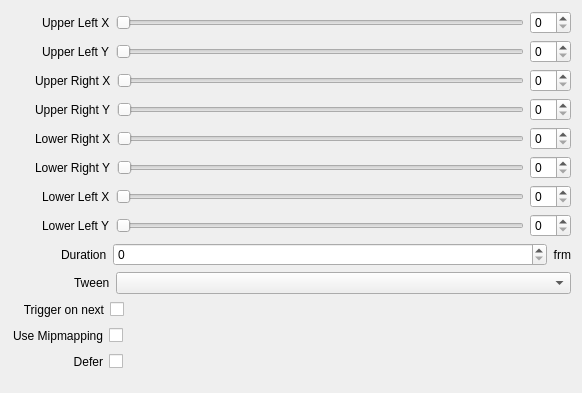
<?xml version="1.0" encoding="UTF-8"?>
<ui version="4.0">
 <class>InspectorPerspectiveWidget</class>
 <widget class="QWidget" name="InspectorPerspectiveWidget">
  <property name="geometry">
   <rect>
    <x>0</x>
    <y>0</y>
    <width>582</width>
    <height>392</height>
   </rect>
  </property>
  <property name="sizePolicy">
   <sizepolicy hsizetype="Expanding" vsizetype="Preferred">
    <horstretch>0</horstretch>
    <verstretch>0</verstretch>
   </sizepolicy>
  </property>
  <layout class="QVBoxLayout" name="verticalLayout">
   <item>
    <layout class="QHBoxLayout" name="horizontalLayoutUpperLeftX">
     <item>
      <spacer name="horizontalSpacerUpperLeftX">
       <property name="orientation">
        <enum>Qt::Horizontal</enum>
       </property>
       <property name="sizeType">
        <enum>QSizePolicy::Fixed</enum>
       </property>
       <property name="sizeHint" stdset="0">
        <size>
         <width>31</width>
         <height>20</height>
        </size>
       </property>
      </spacer>
     </item>
     <item>
      <widget class="QLabel" name="labelUpperLeftX">
       <property name="text">
        <string>Upper Left X</string>
       </property>
      </widget>
     </item>
     <item>
      <widget class="QSlider" name="sliderUpperLeftX">
       <property name="orientation">
        <enum>Qt::Horizontal</enum>
       </property>
      </widget>
     </item>
     <item>
      <widget class="QSpinBox" name="spinBoxUpperLeftX"/>
     </item>
    </layout>
   </item>
   <item>
    <layout class="QHBoxLayout" name="horizontalLayoutUpperLeftY">
     <item>
      <spacer name="horizontalSpacerUpperLeftY">
       <property name="orientation">
        <enum>Qt::Horizontal</enum>
       </property>
       <property name="sizeType">
        <enum>QSizePolicy::Fixed</enum>
       </property>
       <property name="sizeHint" stdset="0">
        <size>
         <width>31</width>
         <height>20</height>
        </size>
       </property>
      </spacer>
     </item>
     <item>
      <widget class="QLabel" name="labelUpperLeftY">
       <property name="text">
        <string>Upper Left Y</string>
       </property>
      </widget>
     </item>
     <item>
      <widget class="QSlider" name="sliderUpperLeftY">
       <property name="orientation">
        <enum>Qt::Horizontal</enum>
       </property>
      </widget>
     </item>
     <item>
      <widget class="QSpinBox" name="spinBoxUpperLeftY"/>
     </item>
    </layout>
   </item>
   <item>
    <layout class="QHBoxLayout" name="horizontalLayoutUpperRightX">
     <item>
      <spacer name="horizontalSpacerUpperRightX">
       <property name="orientation">
        <enum>Qt::Horizontal</enum>
       </property>
       <property name="sizeType">
        <enum>QSizePolicy::Fixed</enum>
       </property>
       <property name="sizeHint" stdset="0">
        <size>
         <width>24</width>
         <height>20</height>
        </size>
       </property>
      </spacer>
     </item>
     <item>
      <widget class="QLabel" name="labelUpperRightX">
       <property name="text">
        <string>Upper Right X</string>
       </property>
      </widget>
     </item>
     <item>
      <widget class="QSlider" name="sliderUpperRightX">
       <property name="orientation">
        <enum>Qt::Horizontal</enum>
       </property>
      </widget>
     </item>
     <item>
      <widget class="QSpinBox" name="spinBoxUpperRightX"/>
     </item>
    </layout>
   </item>
   <item>
    <layout class="QHBoxLayout" name="horizontalLayoutUpperRightY">
     <item>
      <spacer name="horizontalSpacerUpperRightY">
       <property name="orientation">
        <enum>Qt::Horizontal</enum>
       </property>
       <property name="sizeType">
        <enum>QSizePolicy::Fixed</enum>
       </property>
       <property name="sizeHint" stdset="0">
        <size>
         <width>24</width>
         <height>20</height>
        </size>
       </property>
      </spacer>
     </item>
     <item>
      <widget class="QLabel" name="labelUpperRightY">
       <property name="text">
        <string>Upper Right Y</string>
       </property>
      </widget>
     </item>
     <item>
      <widget class="QSlider" name="sliderUpperRightY">
       <property name="orientation">
        <enum>Qt::Horizontal</enum>
       </property>
      </widget>
     </item>
     <item>
      <widget class="QSpinBox" name="spinBoxUpperRightY"/>
     </item>
    </layout>
   </item>
   <item>
    <layout class="QHBoxLayout" name="horizontalLayoutLowerRightX">
     <item>
      <spacer name="horizontalSpacerLowerRightX">
       <property name="orientation">
        <enum>Qt::Horizontal</enum>
       </property>
       <property name="sizeType">
        <enum>QSizePolicy::Fixed</enum>
       </property>
       <property name="sizeHint" stdset="0">
        <size>
         <width>24</width>
         <height>20</height>
        </size>
       </property>
      </spacer>
     </item>
     <item>
      <widget class="QLabel" name="labelLowerRightX">
       <property name="text">
        <string>Lower Right X</string>
       </property>
      </widget>
     </item>
     <item>
      <widget class="QSlider" name="sliderLowerRightX">
       <property name="orientation">
        <enum>Qt::Horizontal</enum>
       </property>
      </widget>
     </item>
     <item>
      <widget class="QSpinBox" name="spinBoxLowerRightX"/>
     </item>
    </layout>
   </item>
   <item>
    <layout class="QHBoxLayout" name="horizontalLayoutLowerRightY">
     <item>
      <spacer name="horizontalSpacerLowerRightY">
       <property name="orientation">
        <enum>Qt::Horizontal</enum>
       </property>
       <property name="sizeType">
        <enum>QSizePolicy::Fixed</enum>
       </property>
       <property name="sizeHint" stdset="0">
        <size>
         <width>24</width>
         <height>20</height>
        </size>
       </property>
      </spacer>
     </item>
     <item>
      <widget class="QLabel" name="labelLowerRightY">
       <property name="text">
        <string>Lower Right Y</string>
       </property>
      </widget>
     </item>
     <item>
      <widget class="QSlider" name="sliderLowerRightY">
       <property name="orientation">
        <enum>Qt::Horizontal</enum>
       </property>
      </widget>
     </item>
     <item>
      <widget class="QSpinBox" name="spinBoxLowerRightY"/>
     </item>
    </layout>
   </item>
   <item>
    <layout class="QHBoxLayout" name="horizontalLayoutLowerLeftX">
     <item>
      <spacer name="horizontalSpacerLowerLeftX">
       <property name="orientation">
        <enum>Qt::Horizontal</enum>
       </property>
       <property name="sizeType">
        <enum>QSizePolicy::Fixed</enum>
       </property>
       <property name="sizeHint" stdset="0">
        <size>
         <width>31</width>
         <height>20</height>
        </size>
       </property>
      </spacer>
     </item>
     <item>
      <widget class="QLabel" name="labelLowerLeftX">
       <property name="text">
        <string>Lower Left X</string>
       </property>
      </widget>
     </item>
     <item>
      <widget class="QSlider" name="sliderLowerLeftX">
       <property name="orientation">
        <enum>Qt::Horizontal</enum>
       </property>
      </widget>
     </item>
     <item>
      <widget class="QSpinBox" name="spinBoxLowerLeftX"/>
     </item>
    </layout>
   </item>
   <item>
    <layout class="QHBoxLayout" name="horizontalLayoutLowerLeftY">
     <item>
      <spacer name="horizontalSpacerLowerLeftY">
       <property name="orientation">
        <enum>Qt::Horizontal</enum>
       </property>
       <property name="sizeType">
        <enum>QSizePolicy::Fixed</enum>
       </property>
       <property name="sizeHint" stdset="0">
        <size>
         <width>31</width>
         <height>20</height>
        </size>
       </property>
      </spacer>
     </item>
     <item>
      <widget class="QLabel" name="labelLowerLeftY">
       <property name="text">
        <string>Lower Left Y</string>
       </property>
      </widget>
     </item>
     <item>
      <widget class="QSlider" name="sliderLowerLeftY">
       <property name="orientation">
        <enum>Qt::Horizontal</enum>
       </property>
      </widget>
     </item>
     <item>
      <widget class="QSpinBox" name="spinBoxLowerLeftY"/>
     </item>
    </layout>
   </item>
   <item>
    <layout class="QHBoxLayout" name="horizontalLayoutTransitionDuration">
     <item>
      <spacer name="horizontalSpacerTransitionDuration">
       <property name="orientation">
        <enum>Qt::Horizontal</enum>
       </property>
       <property name="sizeType">
        <enum>QSizePolicy::Fixed</enum>
       </property>
       <property name="sizeHint" stdset="0">
        <size>
         <width>50</width>
         <height>20</height>
        </size>
       </property>
      </spacer>
     </item>
     <item>
      <widget class="QLabel" name="labelTransitionDuration">
       <property name="text">
        <string>Duration</string>
       </property>
      </widget>
     </item>
     <item>
      <widget class="QSpinBox" name="spinBoxTransitionDuration">
       <property name="sizePolicy">
        <sizepolicy hsizetype="Expanding" vsizetype="Fixed">
         <horstretch>0</horstretch>
         <verstretch>0</verstretch>
        </sizepolicy>
       </property>
       <property name="maximum">
        <number>999</number>
       </property>
      </widget>
     </item>
     <item>
      <widget class="QLabel" name="labelFrm1">
       <property name="text">
        <string>frm</string>
       </property>
       <property name="alignment">
        <set>Qt::AlignRight|Qt::AlignTrailing|Qt::AlignVCenter</set>
       </property>
      </widget>
     </item>
    </layout>
   </item>
   <item>
    <layout class="QHBoxLayout" name="horizontalLayoutTween">
     <item>
      <spacer name="horizontalSpacerTween">
       <property name="orientation">
        <enum>Qt::Horizontal</enum>
       </property>
       <property name="sizeType">
        <enum>QSizePolicy::Fixed</enum>
       </property>
       <property name="sizeHint" stdset="0">
        <size>
         <width>63</width>
         <height>20</height>
        </size>
       </property>
      </spacer>
     </item>
     <item>
      <widget class="QLabel" name="labelEasing">
       <property name="text">
        <string>Tween</string>
       </property>
      </widget>
     </item>
     <item>
      <widget class="QComboBox" name="comboBoxTween">
       <property name="sizePolicy">
        <sizepolicy hsizetype="Expanding" vsizetype="Fixed">
         <horstretch>0</horstretch>
         <verstretch>0</verstretch>
        </sizepolicy>
       </property>
      </widget>
     </item>
    </layout>
   </item>
   <item>
    <layout class="QHBoxLayout" name="horizontalLayoutTriggerOnNext">
     <item>
      <spacer name="horizontalSpacerTriggerOnNext1">
       <property name="orientation">
        <enum>Qt::Horizontal</enum>
       </property>
       <property name="sizeType">
        <enum>QSizePolicy::Fixed</enum>
       </property>
       <property name="sizeHint" stdset="0">
        <size>
         <width>11</width>
         <height>20</height>
        </size>
       </property>
      </spacer>
     </item>
     <item>
      <widget class="QLabel" name="labelTriggerOnNext">
       <property name="text">
        <string>Trigger on next</string>
       </property>
       <property name="alignment">
        <set>Qt::AlignRight|Qt::AlignTrailing|Qt::AlignVCenter</set>
       </property>
      </widget>
     </item>
     <item>
      <widget class="QCheckBox" name="checkBoxTriggerOnNext">
       <property name="layoutDirection">
        <enum>Qt::RightToLeft</enum>
       </property>
       <property name="text">
        <string/>
       </property>
      </widget>
     </item>
     <item>
      <spacer name="horizontalSpacerTriggerOnNext2">
       <property name="orientation">
        <enum>Qt::Horizontal</enum>
       </property>
       <property name="sizeHint" stdset="0">
        <size>
         <width>40</width>
         <height>20</height>
        </size>
       </property>
      </spacer>
     </item>
    </layout>
   </item>
   <item>
    <layout class="QHBoxLayout" name="horizontalLayoutUseMipmap">
     <item>
      <spacer name="horizontalSpacerUseMipmap1">
       <property name="orientation">
        <enum>Qt::Horizontal</enum>
       </property>
       <property name="sizeType">
        <enum>QSizePolicy::Fixed</enum>
       </property>
       <property name="sizeHint" stdset="0">
        <size>
         <width>2</width>
         <height>20</height>
        </size>
       </property>
      </spacer>
     </item>
     <item>
      <widget class="QLabel" name="labelUseMipmap">
       <property name="text">
        <string>Use Mipmapping</string>
       </property>
       <property name="alignment">
        <set>Qt::AlignRight|Qt::AlignTrailing|Qt::AlignVCenter</set>
       </property>
      </widget>
     </item>
     <item>
      <widget class="QCheckBox" name="checkBoxUseMipmap">
       <property name="layoutDirection">
        <enum>Qt::RightToLeft</enum>
       </property>
       <property name="text">
        <string/>
       </property>
      </widget>
     </item>
     <item>
      <spacer name="horizontalSpacerUseMipmap2">
       <property name="orientation">
        <enum>Qt::Horizontal</enum>
       </property>
       <property name="sizeHint" stdset="0">
        <size>
         <width>40</width>
         <height>20</height>
        </size>
       </property>
      </spacer>
     </item>
    </layout>
   </item>
   <item>
    <layout class="QHBoxLayout" name="horizontalLayoutDefer">
     <item>
      <spacer name="horizontalSpacerDefer1">
       <property name="orientation">
        <enum>Qt::Horizontal</enum>
       </property>
       <property name="sizeType">
        <enum>QSizePolicy::Fixed</enum>
       </property>
       <property name="sizeHint" stdset="0">
        <size>
         <width>62</width>
         <height>20</height>
        </size>
       </property>
      </spacer>
     </item>
     <item>
      <widget class="QLabel" name="labelDefer">
       <property name="text">
        <string>Defer</string>
       </property>
       <property name="alignment">
        <set>Qt::AlignRight|Qt::AlignTrailing|Qt::AlignVCenter</set>
       </property>
      </widget>
     </item>
     <item>
      <widget class="QCheckBox" name="checkBoxDefer">
       <property name="layoutDirection">
        <enum>Qt::RightToLeft</enum>
       </property>
       <property name="text">
        <string/>
       </property>
      </widget>
     </item>
     <item>
      <spacer name="horizontalSpacerDefer2">
       <property name="orientation">
        <enum>Qt::Horizontal</enum>
       </property>
       <property name="sizeHint" stdset="0">
        <size>
         <width>40</width>
         <height>20</height>
        </size>
       </property>
      </spacer>
     </item>
    </layout>
   </item>
   <item>
    <spacer name="verticalSpacerPerspective">
     <property name="orientation">
      <enum>Qt::Vertical</enum>
     </property>
     <property name="sizeType">
      <enum>QSizePolicy::Fixed</enum>
     </property>
     <property name="sizeHint" stdset="0">
      <size>
       <width>20</width>
       <height>10</height>
      </size>
     </property>
    </spacer>
   </item>
  </layout>
 </widget>
 <resources/>
 <connections>
  <connection>
   <sender>spinBoxTransitionDuration</sender>
   <signal>valueChanged(int)</signal>
   <receiver>InspectorPerspectiveWidget</receiver>
   <slot>transitionDurationChanged(int)</slot>
   <hints>
    <hint type="sourcelabel">
     <x>213</x>
     <y>253</y>
    </hint>
    <hint type="destinationlabel">
     <x>206</x>
     <y>130</y>
    </hint>
   </hints>
  </connection>
  <connection>
   <sender>comboBoxTween</sender>
   <signal>currentIndexChanged(QString)</signal>
   <receiver>InspectorPerspectiveWidget</receiver>
   <slot>tweenChanged(QString)</slot>
   <hints>
    <hint type="sourcelabel">
     <x>235</x>
     <y>281</y>
    </hint>
    <hint type="destinationlabel">
     <x>206</x>
     <y>160</y>
    </hint>
   </hints>
  </connection>
  <connection>
   <sender>checkBoxDefer</sender>
   <signal>stateChanged(int)</signal>
   <receiver>InspectorPerspectiveWidget</receiver>
   <slot>deferChanged(int)</slot>
   <hints>
    <hint type="sourcelabel">
     <x>123</x>
     <y>361</y>
    </hint>
    <hint type="destinationlabel">
     <x>210</x>
     <y>198</y>
    </hint>
   </hints>
  </connection>
  <connection>
   <sender>checkBoxTriggerOnNext</sender>
   <signal>stateChanged(int)</signal>
   <receiver>InspectorPerspectiveWidget</receiver>
   <slot>triggerOnNextChanged(int)</slot>
   <hints>
    <hint type="sourcelabel">
     <x>109</x>
     <y>305</y>
    </hint>
    <hint type="destinationlabel">
     <x>245</x>
     <y>178</y>
    </hint>
   </hints>
  </connection>
  <connection>
   <sender>sliderUpperLeftX</sender>
   <signal>valueChanged(int)</signal>
   <receiver>InspectorPerspectiveWidget</receiver>
   <slot>sliderUpperLeftXChanged(int)</slot>
   <hints>
    <hint type="sourcelabel">
     <x>154</x>
     <y>23</y>
    </hint>
    <hint type="destinationlabel">
     <x>0</x>
     <y>21</y>
    </hint>
   </hints>
  </connection>
  <connection>
   <sender>sliderUpperLeftY</sender>
   <signal>valueChanged(int)</signal>
   <receiver>InspectorPerspectiveWidget</receiver>
   <slot>sliderUpperLeftYChanged(int)</slot>
   <hints>
    <hint type="sourcelabel">
     <x>142</x>
     <y>46</y>
    </hint>
    <hint type="destinationlabel">
     <x>0</x>
     <y>46</y>
    </hint>
   </hints>
  </connection>
  <connection>
   <sender>sliderUpperRightX</sender>
   <signal>valueChanged(int)</signal>
   <receiver>InspectorPerspectiveWidget</receiver>
   <slot>sliderUpperRightXChanged(int)</slot>
   <hints>
    <hint type="sourcelabel">
     <x>162</x>
     <y>72</y>
    </hint>
    <hint type="destinationlabel">
     <x>0</x>
     <y>79</y>
    </hint>
   </hints>
  </connection>
  <connection>
   <sender>sliderUpperRightY</sender>
   <signal>valueChanged(int)</signal>
   <receiver>InspectorPerspectiveWidget</receiver>
   <slot>sliderUpperRightYChanged(int)</slot>
   <hints>
    <hint type="sourcelabel">
     <x>156</x>
     <y>104</y>
    </hint>
    <hint type="destinationlabel">
     <x>2</x>
     <y>104</y>
    </hint>
   </hints>
  </connection>
  <connection>
   <sender>sliderLowerRightX</sender>
   <signal>valueChanged(int)</signal>
   <receiver>InspectorPerspectiveWidget</receiver>
   <slot>sliderLowerRightXChanged(int)</slot>
   <hints>
    <hint type="sourcelabel">
     <x>209</x>
     <y>127</y>
    </hint>
    <hint type="destinationlabel">
     <x>4</x>
     <y>133</y>
    </hint>
   </hints>
  </connection>
  <connection>
   <sender>sliderLowerRightY</sender>
   <signal>valueChanged(int)</signal>
   <receiver>InspectorPerspectiveWidget</receiver>
   <slot>sliderLowerRightYChanged(int)</slot>
   <hints>
    <hint type="sourcelabel">
     <x>282</x>
     <y>158</y>
    </hint>
    <hint type="destinationlabel">
     <x>0</x>
     <y>164</y>
    </hint>
   </hints>
  </connection>
  <connection>
   <sender>sliderLowerLeftX</sender>
   <signal>valueChanged(int)</signal>
   <receiver>InspectorPerspectiveWidget</receiver>
   <slot>sliderLowerLeftXChanged(int)</slot>
   <hints>
    <hint type="sourcelabel">
     <x>209</x>
     <y>182</y>
    </hint>
    <hint type="destinationlabel">
     <x>3</x>
     <y>193</y>
    </hint>
   </hints>
  </connection>
  <connection>
   <sender>sliderLowerLeftY</sender>
   <signal>valueChanged(int)</signal>
   <receiver>InspectorPerspectiveWidget</receiver>
   <slot>sliderLowerLeftYChanged(int)</slot>
   <hints>
    <hint type="sourcelabel">
     <x>405</x>
     <y>215</y>
    </hint>
    <hint type="destinationlabel">
     <x>0</x>
     <y>233</y>
    </hint>
   </hints>
  </connection>
  <connection>
   <sender>spinBoxUpperLeftX</sender>
   <signal>valueChanged(int)</signal>
   <receiver>InspectorPerspectiveWidget</receiver>
   <slot>spinBoxUpperLeftXChanged(int)</slot>
   <hints>
    <hint type="sourcelabel">
     <x>561</x>
     <y>17</y>
    </hint>
    <hint type="destinationlabel">
     <x>581</x>
     <y>21</y>
    </hint>
   </hints>
  </connection>
  <connection>
   <sender>spinBoxUpperLeftY</sender>
   <signal>valueChanged(int)</signal>
   <receiver>InspectorPerspectiveWidget</receiver>
   <slot>spinBoxUpperLeftYChanged(int)</slot>
   <hints>
    <hint type="sourcelabel">
     <x>553</x>
     <y>43</y>
    </hint>
    <hint type="destinationlabel">
     <x>581</x>
     <y>50</y>
    </hint>
   </hints>
  </connection>
  <connection>
   <sender>spinBoxUpperRightX</sender>
   <signal>valueChanged(int)</signal>
   <receiver>InspectorPerspectiveWidget</receiver>
   <slot>spinBoxUpperRightXChanged(int)</slot>
   <hints>
    <hint type="sourcelabel">
     <x>563</x>
     <y>76</y>
    </hint>
    <hint type="destinationlabel">
     <x>581</x>
     <y>77</y>
    </hint>
   </hints>
  </connection>
  <connection>
   <sender>spinBoxUpperRightY</sender>
   <signal>valueChanged(int)</signal>
   <receiver>InspectorPerspectiveWidget</receiver>
   <slot>spinBoxUpperRightYChanged(int)</slot>
   <hints>
    <hint type="sourcelabel">
     <x>565</x>
     <y>105</y>
    </hint>
    <hint type="destinationlabel">
     <x>581</x>
     <y>102</y>
    </hint>
   </hints>
  </connection>
  <connection>
   <sender>spinBoxLowerRightX</sender>
   <signal>valueChanged(int)</signal>
   <receiver>InspectorPerspectiveWidget</receiver>
   <slot>spinBoxLowerRightXChanged(int)</slot>
   <hints>
    <hint type="sourcelabel">
     <x>562</x>
     <y>132</y>
    </hint>
    <hint type="destinationlabel">
     <x>581</x>
     <y>131</y>
    </hint>
   </hints>
  </connection>
  <connection>
   <sender>spinBoxLowerRightY</sender>
   <signal>valueChanged(int)</signal>
   <receiver>InspectorPerspectiveWidget</receiver>
   <slot>spinBoxLowerRightYChanged(int)</slot>
   <hints>
    <hint type="sourcelabel">
     <x>558</x>
     <y>155</y>
    </hint>
    <hint type="destinationlabel">
     <x>581</x>
     <y>156</y>
    </hint>
   </hints>
  </connection>
  <connection>
   <sender>spinBoxLowerLeftX</sender>
   <signal>valueChanged(int)</signal>
   <receiver>InspectorPerspectiveWidget</receiver>
   <slot>spinBoxLowerLeftXChanged(int)</slot>
   <hints>
    <hint type="sourcelabel">
     <x>554</x>
     <y>186</y>
    </hint>
    <hint type="destinationlabel">
     <x>581</x>
     <y>187</y>
    </hint>
   </hints>
  </connection>
  <connection>
   <sender>spinBoxLowerLeftY</sender>
   <signal>valueChanged(int)</signal>
   <receiver>InspectorPerspectiveWidget</receiver>
   <slot>spinBoxLowerLeftYChanged(int)</slot>
   <hints>
    <hint type="sourcelabel">
     <x>558</x>
     <y>219</y>
    </hint>
    <hint type="destinationlabel">
     <x>581</x>
     <y>216</y>
    </hint>
   </hints>
  </connection>
  <connection>
   <sender>checkBoxUseMipmap</sender>
   <signal>stateChanged(int)</signal>
   <receiver>InspectorPerspectiveWidget</receiver>
   <slot>useMipmapChanged(int)</slot>
   <hints>
    <hint type="sourcelabel">
     <x>113</x>
     <y>321</y>
    </hint>
    <hint type="destinationlabel">
     <x>1</x>
     <y>325</y>
    </hint>
   </hints>
  </connection>
 </connections>
 <slots>
  <slot>sliderUpperLeftXChanged(int)</slot>
  <slot>sliderUpperLeftYChanged(int)</slot>
  <slot>transitionDurationChanged(int)</slot>
  <slot>tweenChanged(QString)</slot>
  <slot>resetDefer(QString)</slot>
  <slot>deferChanged(int)</slot>
  <slot>triggerOnNextChanged(int)</slot>
  <slot>sliderUpperRightXChanged(int)</slot>
  <slot>sliderUpperRightYChanged(int)</slot>
  <slot>sliderLowerRightXChanged(int)</slot>
  <slot>sliderLowerRightYChanged(int)</slot>
  <slot>sliderLowerLeftXChanged(int)</slot>
  <slot>sliderLowerLeftYChanged(int)</slot>
  <slot>spinBoxUpperLeftXChanged(int)</slot>
  <slot>spinBoxUpperLeftYChanged(int)</slot>
  <slot>spinBoxUpperRightXChanged(int)</slot>
  <slot>spinBoxUpperRightYChanged(int)</slot>
  <slot>spinBoxLowerRightYChanged(int)</slot>
  <slot>spinBoxLowerRightXChanged(int)</slot>
  <slot>spinBoxLowerLeftYChanged(int)</slot>
  <slot>spinBoxLowerLeftXChanged(int)</slot>
  <slot>useMipmapChanged(int)</slot>
 </slots>
</ui>
